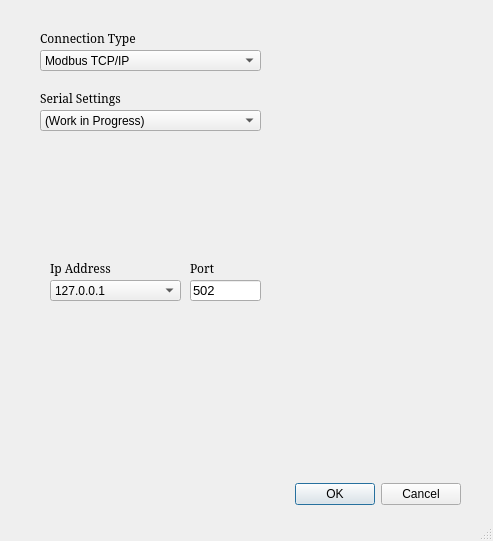
<?xml version="1.0" encoding="UTF-8"?>
<ui version="4.0">
 <class>actionConnect</class>
 <widget class="QDialog" name="actionConnect">
  <property name="geometry">
   <rect>
    <x>0</x>
    <y>0</y>
    <width>493</width>
    <height>541</height>
   </rect>
  </property>
  <property name="windowTitle">
   <string>Dialog</string>
  </property>
  <property name="sizeGripEnabled">
   <bool>true</bool>
  </property>
  <property name="modal">
   <bool>false</bool>
  </property>
  <widget class="QDialogButtonBox" name="connectButton">
   <property name="geometry">
    <rect>
     <x>110</x>
     <y>480</y>
     <width>351</width>
     <height>28</height>
    </rect>
   </property>
   <property name="standardButtons">
    <set>QDialogButtonBox::Cancel|QDialogButtonBox::Ok</set>
   </property>
  </widget>
  <widget class="QComboBox" name="comboBox">
   <property name="geometry">
    <rect>
     <x>40</x>
     <y>50</y>
     <width>221</width>
     <height>21</height>
    </rect>
   </property>
   <item>
    <property name="text">
     <string>Modbus TCP/IP</string>
    </property>
   </item>
   <item>
    <property name="text">
     <string>TBD</string>
    </property>
   </item>
  </widget>
  <widget class="QLabel" name="label">
   <property name="geometry">
    <rect>
     <x>40</x>
     <y>30</y>
     <width>131</width>
     <height>16</height>
    </rect>
   </property>
   <property name="font">
    <font>
     <family>SimSun</family>
     <pointsize>9</pointsize>
    </font>
   </property>
   <property name="text">
    <string>Connection Type</string>
   </property>
  </widget>
  <widget class="QLabel" name="label_2">
   <property name="geometry">
    <rect>
     <x>40</x>
     <y>90</y>
     <width>131</width>
     <height>16</height>
    </rect>
   </property>
   <property name="font">
    <font>
     <family>SimSun</family>
     <pointsize>9</pointsize>
    </font>
   </property>
   <property name="text">
    <string>Serial Settings</string>
   </property>
  </widget>
  <widget class="QComboBox" name="comboBox_2">
   <property name="geometry">
    <rect>
     <x>40</x>
     <y>110</y>
     <width>221</width>
     <height>21</height>
    </rect>
   </property>
   <item>
    <property name="text">
     <string>(Work in Progress)</string>
    </property>
   </item>
  </widget>
  <widget class="QComboBox" name="ipAddress">
   <property name="geometry">
    <rect>
     <x>50</x>
     <y>280</y>
     <width>131</width>
     <height>21</height>
    </rect>
   </property>
   <item>
    <property name="text">
     <string>127.0.0.1</string>
    </property>
   </item>
  </widget>
  <widget class="QLabel" name="label_3">
   <property name="geometry">
    <rect>
     <x>50</x>
     <y>260</y>
     <width>131</width>
     <height>16</height>
    </rect>
   </property>
   <property name="font">
    <font>
     <family>SimSun</family>
     <pointsize>9</pointsize>
    </font>
   </property>
   <property name="text">
    <string>Ip Address</string>
   </property>
  </widget>
  <widget class="QLineEdit" name="portNumber">
   <property name="geometry">
    <rect>
     <x>190</x>
     <y>280</y>
     <width>71</width>
     <height>21</height>
    </rect>
   </property>
   <property name="font">
    <font>
     <pointsize>10</pointsize>
    </font>
   </property>
   <property name="text">
    <string>502</string>
   </property>
   <property name="clearButtonEnabled">
    <bool>false</bool>
   </property>
  </widget>
  <widget class="QLabel" name="label_4">
   <property name="geometry">
    <rect>
     <x>190</x>
     <y>260</y>
     <width>71</width>
     <height>16</height>
    </rect>
   </property>
   <property name="font">
    <font>
     <family>SimSun</family>
     <pointsize>9</pointsize>
    </font>
   </property>
   <property name="text">
    <string>Port</string>
   </property>
  </widget>
 </widget>
 <resources/>
 <connections/>
</ui>
